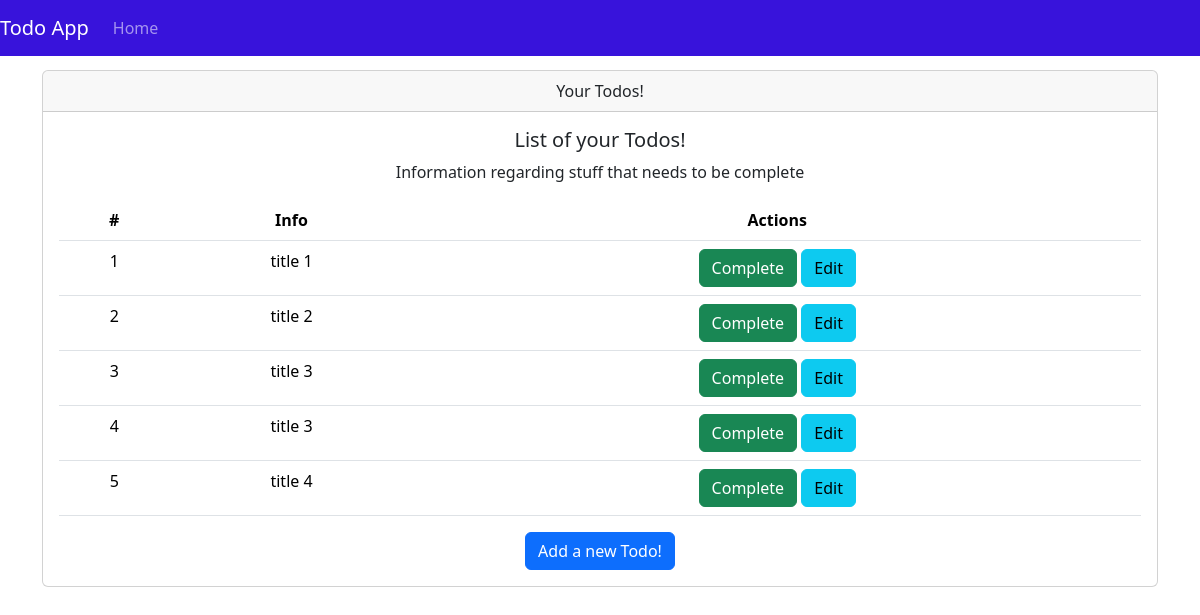
Page /todos/ on the earlier database version.
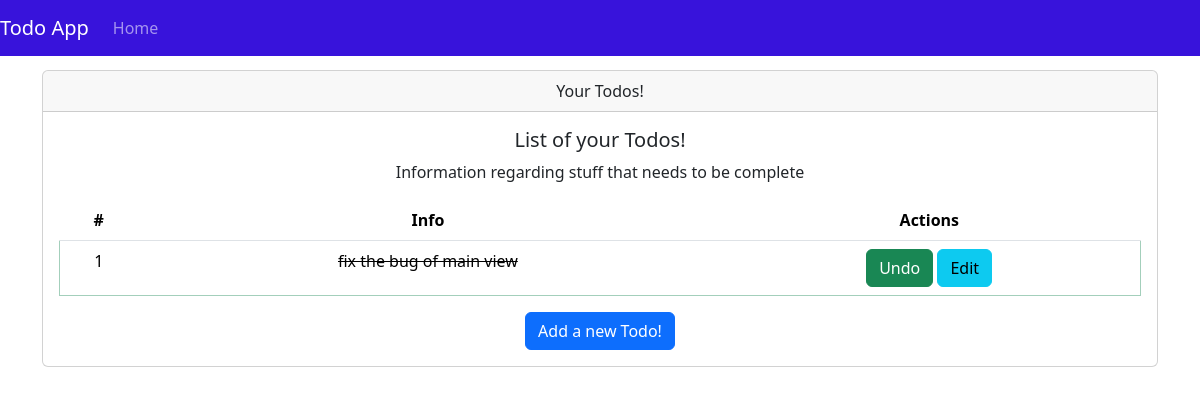
Same page on the later database version.
### models.py (models this page shows)
class Todos(Base):
    __tablename__ = "todos"
    id = Column(Integer, primary_key=True, index=True)
    title = Column(String)
    description = Column(String)
    priority = Column(Integer)
    complete = Column(Boolean, default=False)
    owner_id = Column(Integer, ForeignKey("users.id"))
    owner = relationship("Users", back_populates="todos")

### routers/todos.py (the view)
@router.get("/", response_class=HTMLResponse)
async def read_all_by_user(request: Request, db: Session = Depends(get_db)):
    todos = db.query(models.Todos).filter(models.Todos.owner_id == 1).all()
    return templates.TemplateResponse("home.html", {"request": request, "todos": todos})

### templates/home.html
{% include 'layout.html' %}
<div class="container">
    <div class="card text-center">
        <div class="card-header">
            Your Todos!
        </div>
        <div class="card-body">
            <h5 class="card-title">List of your Todos!</h5>
            <p class="card-text">Information regarding stuff that needs to be complete</p>
            <table class="table table-hover">
                <thead>
                    <tr>
                        <th scope="col">#</th>
                        <th scope="col">Info</th>
                        <th scope="col">Actions</th>
                    </tr>
                </thead>
                <tbody>
                    {% for todo in todos %}
                    {% if todo.complete == False %}
                    <tr class="pointer">
                        <td>{{loop.index}}</td>
                        <td>{{todo.title}}</td>
                        <td>
                            <button onclick="window.location.href='complete/{{todo.id}}'" type="button"
                                class="btn btn-success">Complete</button>
                            <button onclick="window.location.href='edit-todo/{{todo.id}}'" type="button"
                                class="btn btn-info">Edit</button>
                        </td>
                    </tr>
                    {% else %}
                    <tr class="pointer alert alert-success">
                        <td>{{loop.index}}</td>
                        <td style="text-decoration: line-through;">{{todo.title}}</td>
                        <td>
                            <button onclick="window.location.href='complete/{{todo.id}}'" type="button"
                                class="btn btn-success">Undo</button>
                            <button onclick="window.location.href='edit-todo/{{todo.id}}'" type="button"
                                class="btn btn-info">Edit</button>
                        </td>
                    </tr>
                    {% endif %}
                    {% endfor %}
                </tbody>
            </table>
            <a href="add-todo" class="btn btn-primary">Add a new Todo!</a>
        </div>
    </div>
</div>

### templates/layout.html (shortened to what this page needs)
<!DOCTYPE html>
<html lang="en">
<head>
    <link href="https://cdn.jsdelivr.net/npm/bootstrap@5.3.1/dist/css/bootstrap.min.css" rel="stylesheet"
>
</head>
<body style="padding-top: 70px;">
{% include 'navbar.html' %}
</body>
</html>

### templates/navbar.html (shortened to what this page needs)
<div>
    <nav class="navbar navbar-expand-md navbar-dark fixed-top" style="background-color: #3813db;">
        <a class="navbar-brand" href="#">Todo App</a>
        <div class="collapse navbar-collapse" id="navbarNav">
            <ul class="navbar-nav">
                <li class="nav-item active">
                    <a class="nav-link" href="#">Home </a>
                </li>
            </ul>
        </div>
    </nav>
</div>

Differences in the rows shown:
removed Todos: title "title 1"
removed Todos: title "title 2"
removed Todos: title "title 3"
removed Todos: title "title 3"
removed Todos: title "title 4"
added Todos: title "fix the bug of main view"
